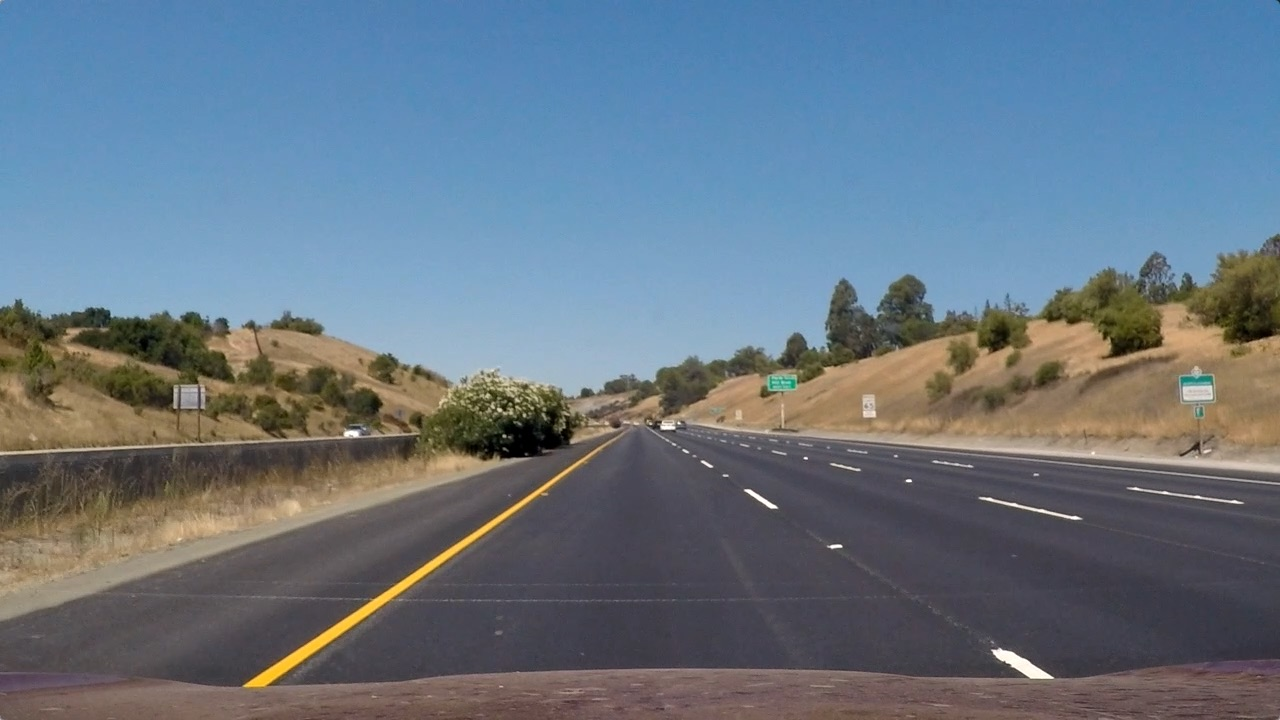
#> input picture Project_data/test_images/straight_lines1.jpg, 1280 x 720 px; its folder holds only this picture in this run
$ jupyter execute 'Lab 3 - SectionThree.ipynb'   (shell and % lines are left out)   (older library calls are emulated)
#> lines starting #> are read from the running program, lines starting #| are printed output that depends on the picture
## Importing Packages

[cell 1]
# importing some useful packages
import matplotlib.pyplot as plt
import numpy as np
import matplotlib.image as mpimg
import cv2
import glob
import os
import math
# showing images in notebook

## Visualization part

[cell 2]
def show_image(image, title='Image', cmap_type='gray'):
    plt.imshow(image, cmap = cmap_type)
    plt.title(title)

## Read In An Image

[cell 3]
# Reading an image
images_paths = glob.glob("Project_data/test_images/*.jpg")
images = [plt.imread(image) for image in images_paths]
#> images = 1 item

# getting img dimensions and printing it
image_idx = 0

print("This image is of shape {}".format(images[image_idx].shape))
#| This image is of shape (720, 1280, 3)
show_image(images[image_idx], "Image number one")

[cell 4]
print("This image is of shape {}".format(images[image_idx].shape))
#| This image is of shape (720, 1280, 3)
show_image(images[image_idx], "Image number one")

[cell 5]
### Apply gaussian blue to eliminate noise
def gaussian_blur(img, kernel_size):
    return cv2.GaussianBlur(img, (kernel_size, kernel_size), 0)

[cell 6]
### This function returns the prespective and inverse prespective matrix for a prespective transform
def perspectiveTransform(srcPoints, dstPoints):
    M = cv2.getPerspectiveTransform(srcPoints, dstPoints)
    Minv = cv2.getPerspectiveTransform(dstPoints, srcPoints)
    return M, Minv

### This function applies prespective transform to an image and returns the warped image
def warpPerspective(img, imgSize, M):
    return cv2.warpPerspective(img, M, imgSize, cv2.INTER_LINEAR)

## Start your pipeline Here

[cell 7]
test_image = images[0]
#> test_image is the input picture: shape (720, 1280, 3); mean R, G, B 103.2, 117.7, 131.2

show_image(test_image, "Test Image")

[cell 8]
# [36 lines left out: function get_line, not called in this run]

[cell 9]
imagesList = os.listdir("Project_data/test_images/")

[cell 10]
img_filter=gaussian_blur(test_image, 3)
show_image(img_filter, "img filter")

[cell 11]
gray = cv2.cvtColor(test_image, cv2.COLOR_RGB2GRAY)

show_image(gray, "Gray Image")

[cell 12]
hls_image = cv2.cvtColor(test_image, cv2.COLOR_RGB2HLS)
#> hls_image: shape (720, 1280, 3); mean of channels 0, 1, 2 85.5, 117, 67

show_image(hls_image, "HSL Image")

[cell 13]
h_channel = hls_image[:, :, 0]
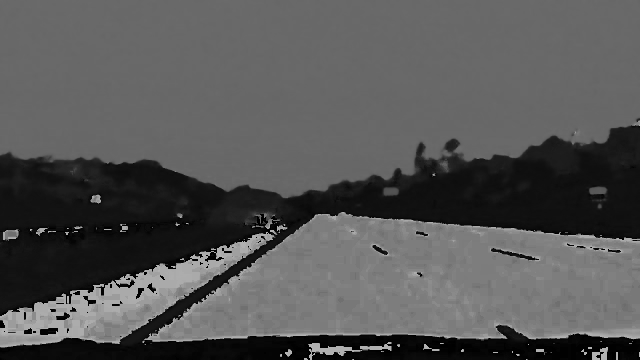
#> h_channel: shape (720, 1280) (shown at 1/2 size); min 0, max 179, mean 85.5
l_channel = hls_image[:, :, 1]
s_channel = hls_image[:, :, 2]
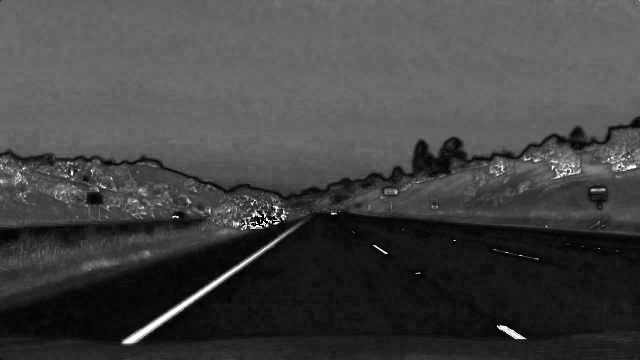
#> s_channel: shape (720, 1280) (shown at 1/2 size); min 0, max 255, mean 67

[cell 14]
np.max(h_channel), np.max(l_channel), np.max(s_channel)
#> Out = (179, 254, 255)

[cell 15]
show_image(s_channel, "s Channel")

[cell 16]
sobelx = cv2.Sobel(s_channel, cv2.CV_64F, 1, 0)
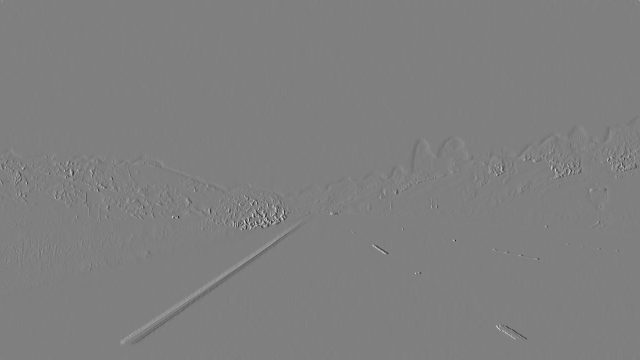
#> sobelx: shape (720, 1280) float64 (shown at 1/2 size); min -1020, max 1020, mean -0.1; drawn with min black and max white

show_image(sobelx, "Sobel X")

[cell 17]
np.max(sobelx), np.min(sobelx)
#> Out = (1020, -1020)

[cell 18]
abs_sobel_x = np.absolute(sobelx)
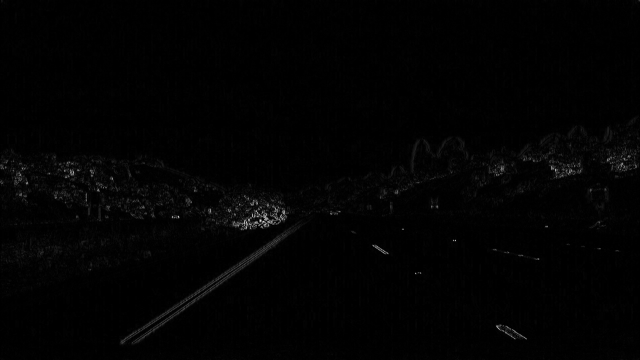
#> abs_sobel_x: shape (720, 1280) float64 (shown at 1/2 size); min 0, max 1020, mean 11.1; drawn with min black and max white
scaled_sobel = 255 * ((abs_sobel_x) / np.max(abs_sobel_x))#scaling

[cell 19]
show_image(scaled_sobel, "Enhanced Edges")

[cell 20]
sx_thresh = [20, 200]#threshold

sx_binary = np.zeros_like(scaled_sobel)#the same image=0
sx_binary[(scaled_sobel > sx_thresh[0]) & (scaled_sobel < sx_thresh[1])] = 1

[cell 21]
show_image(sx_binary, "Binary Image")

[cell 22]
srcPoints = np.array([[200, 700],
                      [580, 450],
                      [670, 450],
                      [1150, 700]]).astype(np.float32)

dstPoints = np.array([[200, 700],
                      [200, 50],
                      [1000, 50],
                      [1000, 700]]).astype(np.float32)

M, Minv = perspectiveTransform(srcPoints, dstPoints)

warped_image = warpPerspective(sx_binary, sx_binary.astype(np.float32).shape[1::-1], M)

[cell 23]
show_image(warped_image)

[cell 24]
origianl_image = warpPerspective(warped_image, sx_binary.shape[1::-1], Minv)
show_image(origianl_image)
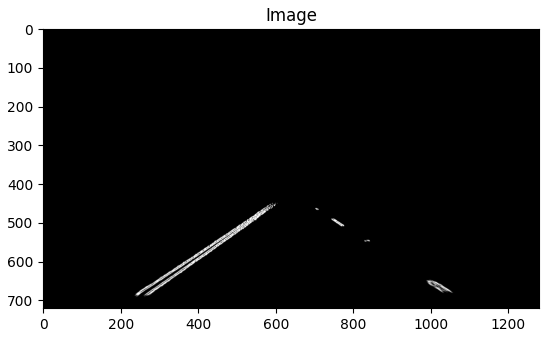
#> figure drawn by matplotlib, 1 panel

$ run again, on Project_data/test_images/test3.jpg
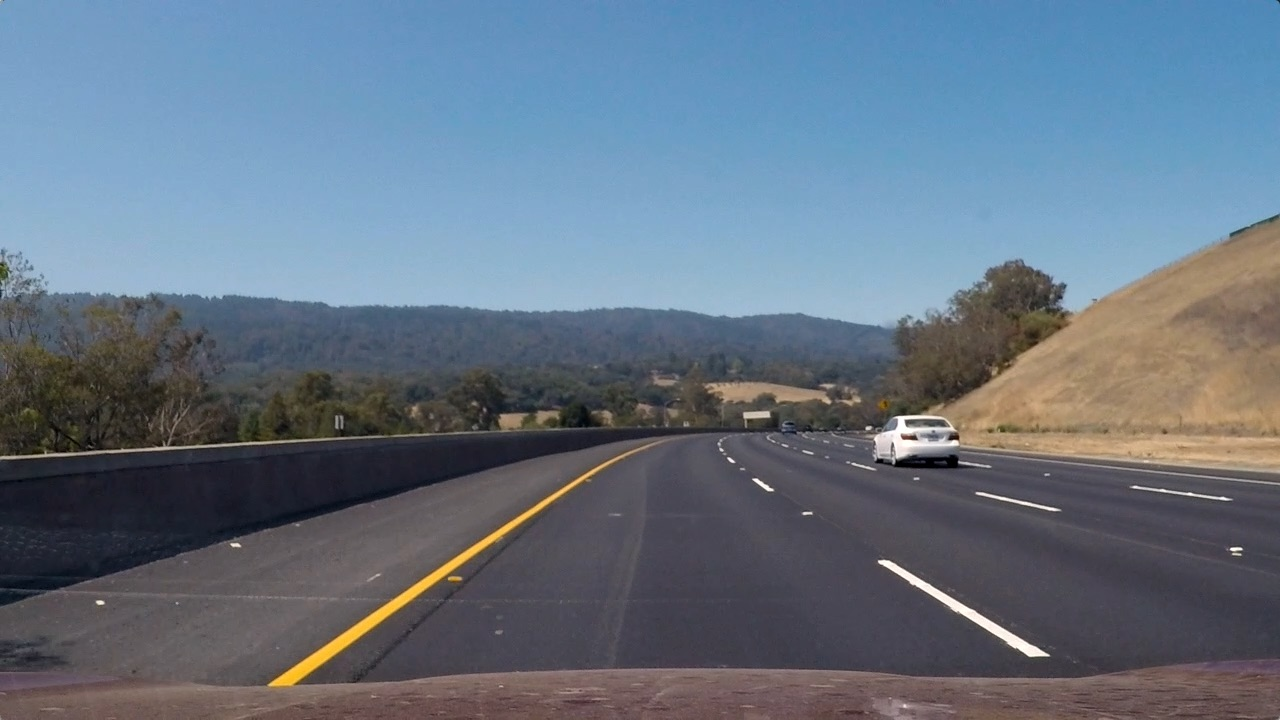
#> input picture Project_data/test_images/test3.jpg, 1280 x 720 px
#> images = 1 item
#| This image is of shape (720, 1280, 3)
#| This image is of shape (720, 1280, 3)
#> test_image is the input picture: shape (720, 1280, 3); mean R, G, B 101.1, 115.3, 130.7
#> hls_image: shape (720, 1280, 3); mean of channels 0, 1, 2 94.8, 115.7, 62.1
#> `np.max(h_channel), np.max(l_channel), np.max(s_channel)`: Out = (179, 255, 255)
#> `sobelx = cv2.Sobel(s_channel, cv2.CV_64F, 1, 0)`:
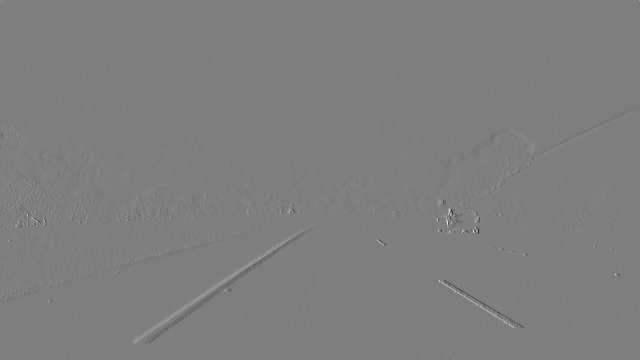
#> sobelx: shape (720, 1280) float64 (shown at 1/2 size); min -979, max 990, mean 0; drawn with min black and max white
#> `np.max(sobelx), np.min(sobelx)`: Out = (990, -979)
#> `[cell 24] origianl_image = warpPerspective(warped_image, sx_binary.sha..`:
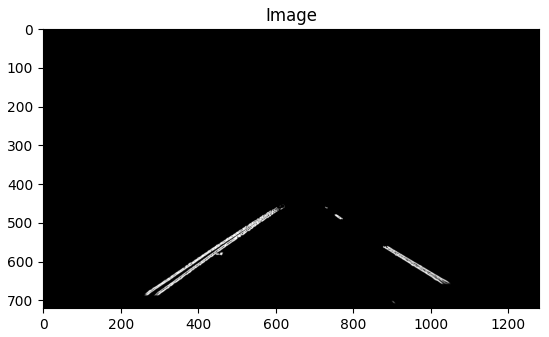
#> figure drawn by matplotlib, 1 panel

$ run again, on Project_data/test_images/test4.jpg
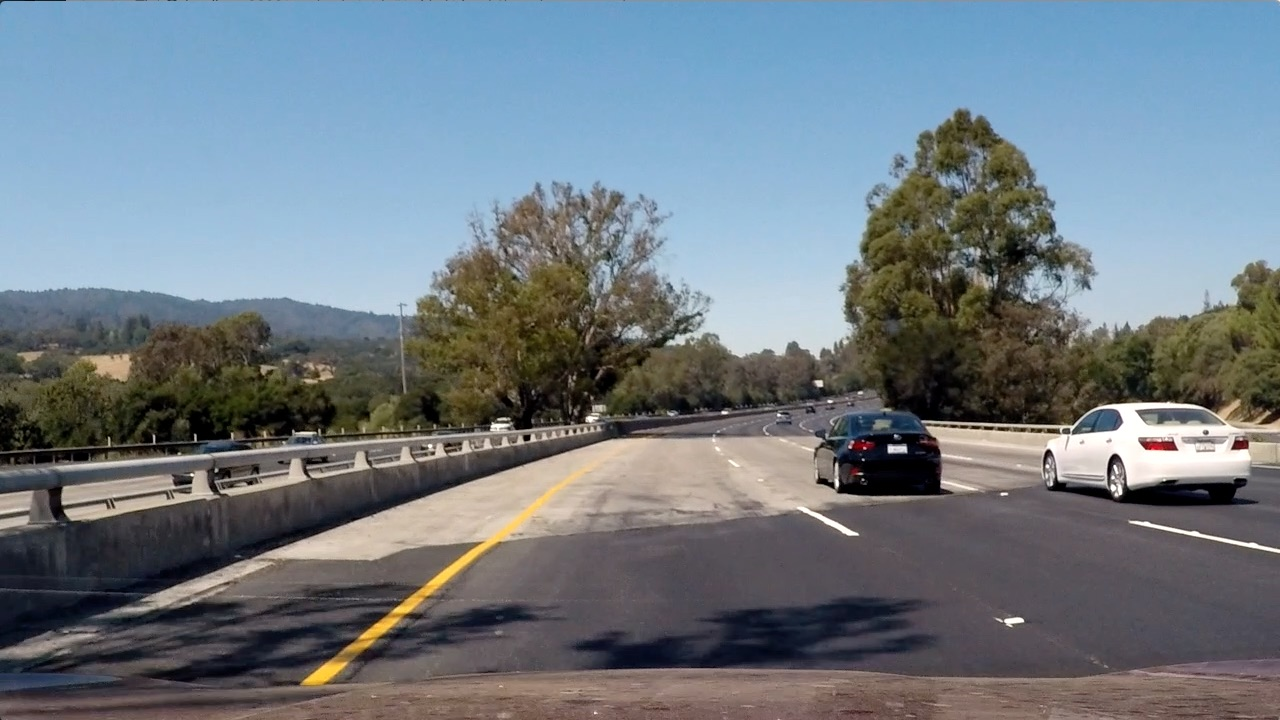
#> input picture Project_data/test_images/test4.jpg, 1280 x 720 px
#> images = 1 item
#| This image is of shape (720, 1280, 3)
#| This image is of shape (720, 1280, 3)
#> test_image is the input picture: shape (720, 1280, 3); mean R, G, B 112.2, 122.7, 130.9
#> hls_image: shape (720, 1280, 3); mean of channels 0, 1, 2 80.5, 121.4, 71.8
#> `np.max(h_channel), np.max(l_channel), np.max(s_channel)`: Out = (180, 255, 255)
#> `sobelx = cv2.Sobel(s_channel, cv2.CV_64F, 1, 0)`:
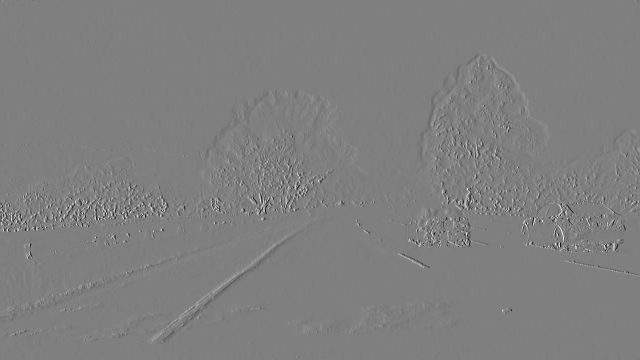
#> sobelx: shape (720, 1280) float64 (shown at 1/2 size); min -1020, max 1020, mean 0; drawn with min black and max white
#> `np.max(sobelx), np.min(sobelx)`: Out = (1020, -1020)
#> `[cell 24] origianl_image = warpPerspective(warped_image, sx_binary.sha..`:
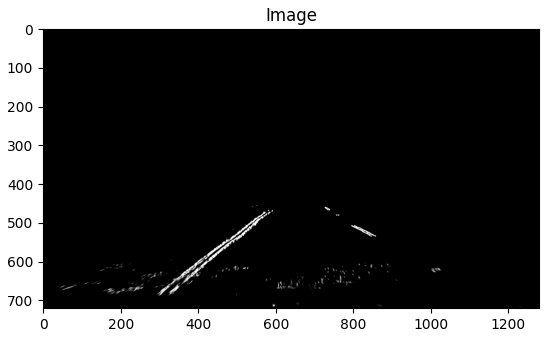
#> figure drawn by matplotlib, 1 panel
